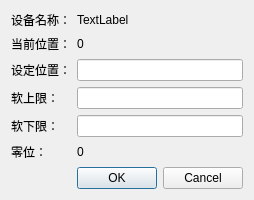
<?xml version="1.0" encoding="UTF-8"?>
<ui version="4.0">
 <class>SettingPara</class>
 <widget class="QWidget" name="SettingPara">
  <property name="geometry">
   <rect>
    <x>0</x>
    <y>0</y>
    <width>240</width>
    <height>179</height>
   </rect>
  </property>
  <property name="windowTitle">
   <string>Form</string>
  </property>
  <layout class="QFormLayout" name="formLayout">
   <item row="0" column="0">
    <widget class="QLabel" name="label">
     <property name="text">
      <string>设备名称：</string>
     </property>
    </widget>
   </item>
   <item row="1" column="0">
    <widget class="QLabel" name="label_2">
     <property name="text">
      <string>当前位置：</string>
     </property>
    </widget>
   </item>
   <item row="3" column="0">
    <widget class="QLabel" name="label_3">
     <property name="text">
      <string>软上限：</string>
     </property>
    </widget>
   </item>
   <item row="4" column="0">
    <widget class="QLabel" name="label_4">
     <property name="text">
      <string>软下限：</string>
     </property>
    </widget>
   </item>
   <item row="5" column="0">
    <widget class="QLabel" name="label_5">
     <property name="text">
      <string>零位：</string>
     </property>
    </widget>
   </item>
   <item row="7" column="1">
    <widget class="QDialogButtonBox" name="settingParaButtonBox">
     <property name="standardButtons">
      <set>QDialogButtonBox::Cancel|QDialogButtonBox::Ok</set>
     </property>
    </widget>
   </item>
   <item row="0" column="1">
    <widget class="QLabel" name="devNameLabel">
     <property name="frameShape">
      <enum>QFrame::NoFrame</enum>
     </property>
     <property name="text">
      <string>TextLabel</string>
     </property>
    </widget>
   </item>
   <item row="1" column="1">
    <widget class="QLabel" name="actualPosLabel">
     <property name="text">
      <string>0</string>
     </property>
    </widget>
   </item>
   <item row="2" column="0">
    <widget class="QLabel" name="label_6">
     <property name="text">
      <string>设定位置：</string>
     </property>
    </widget>
   </item>
   <item row="5" column="1">
    <widget class="QLabel" name="zeroPosLabel">
     <property name="text">
      <string>0</string>
     </property>
    </widget>
   </item>
   <item row="4" column="1">
    <widget class="QLineEdit" name="lowerLimitPosLineEdit"/>
   </item>
   <item row="3" column="1">
    <widget class="QLineEdit" name="upperLimitPosLineEdit"/>
   </item>
   <item row="2" column="1">
    <widget class="QLineEdit" name="targetPosLineEdit"/>
   </item>
  </layout>
 </widget>
 <resources/>
 <connections/>
</ui>
